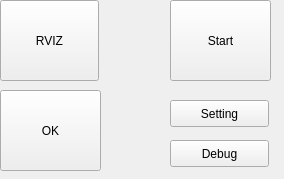
<?xml version="1.0" encoding="UTF-8"?>
<ui version="4.0">
 <class>BHandQWidget</class>
 <widget class="QWidget" name="BHandQWidget">
  <property name="geometry">
   <rect>
    <x>0</x>
    <y>0</y>
    <width>284</width>
    <height>179</height>
   </rect>
  </property>
  <property name="windowTitle">
   <string/>
  </property>
  <widget class="QPushButton" name="pushButton_start">
   <property name="geometry">
    <rect>
     <x>170</x>
     <y>0</y>
     <width>101</width>
     <height>81</height>
    </rect>
   </property>
   <property name="text">
    <string>Start</string>
   </property>
  </widget>
  <widget class="QPushButton" name="pushButton_rviz">
   <property name="geometry">
    <rect>
     <x>0</x>
     <y>0</y>
     <width>99</width>
     <height>81</height>
    </rect>
   </property>
   <property name="text">
    <string>RVIZ</string>
   </property>
  </widget>
  <widget class="QPushButton" name="pushButton_3">
   <property name="geometry">
    <rect>
     <x>170</x>
     <y>140</y>
     <width>99</width>
     <height>27</height>
    </rect>
   </property>
   <property name="text">
    <string>Debug</string>
   </property>
  </widget>
  <widget class="QPushButton" name="pushButton_4">
   <property name="geometry">
    <rect>
     <x>170</x>
     <y>100</y>
     <width>99</width>
     <height>27</height>
    </rect>
   </property>
   <property name="text">
    <string>Setting</string>
   </property>
  </widget>
  <widget class="QPushButton" name="pushButton_ok">
   <property name="geometry">
    <rect>
     <x>0</x>
     <y>90</y>
     <width>101</width>
     <height>81</height>
    </rect>
   </property>
   <property name="text">
    <string>OK</string>
   </property>
  </widget>
 </widget>
 <resources/>
 <connections/>
</ui>
